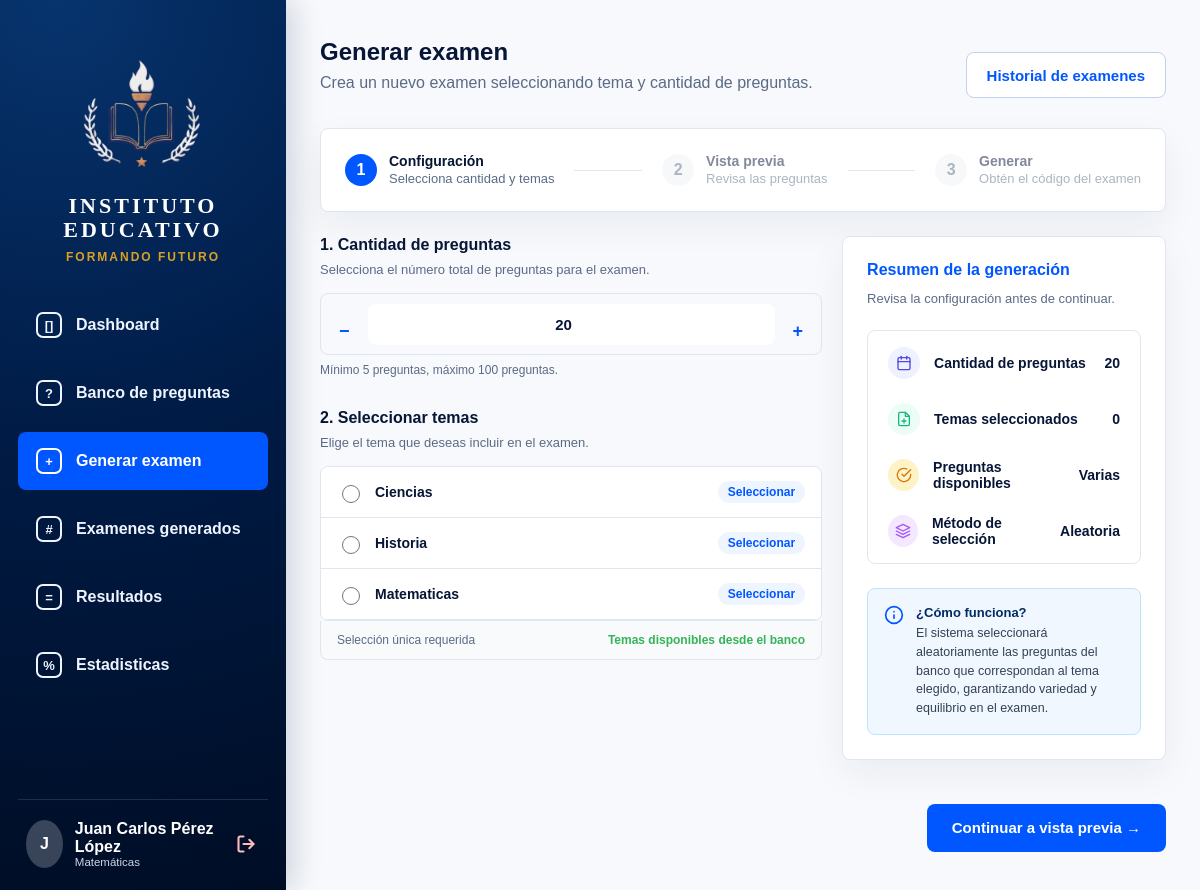
/generar_examen.php (signed in), run on the app's committed database.
### tables this page shows
CREATE TABLE temas (
    id_tema INT AUTO_INCREMENT PRIMARY KEY,
    nombre VARCHAR(100) NOT NULL,
    descripcion TEXT NULL,
    fecha_creacion TIMESTAMP DEFAULT CURRENT_TIMESTAMP
);

### generar_examen.php (the view, shortened to what this page needs)
<?php
include 'config/conexion.php';
$consulta_temas = mysqli_query($conexion, "SELECT * FROM temas ORDER BY nombre ASC");
include 'includes/header.php';
?>
<div class="page-head">
    <div>
        <h1>Generar examen</h1>
        <p>Crea un nuevo examen seleccionando tema y cantidad de preguntas.</p>
    </div>
    <a class="boton boton-secundario" href="dashboard.php">Historial de examenes</a>
</div>
<form class="form-limpio" method="POST" action="generar_examen.php">
    <section class="tarjeta" style="display: flex; align-items: center; justify-content: space-between; padding: 24px; margin-bottom: 24px;">
        <div style="display: flex; align-items: center; gap: 12px;">
            <div style="width: 32px; height: 32px; border-radius: 50%; background: var(--azul-600); color: white; display: flex; align-items: center; justify-content: center; font-weight: bold;">1</div>
            <div>
                <strong style="display: block; color: var(--texto); font-size: 14px;">Configuración</strong>
                <span style="color: var(--muted); font-size: 13px;">Selecciona cantidad y temas</span>
            </div>
        </div>
        <div style="flex: 1; height: 1px; background: var(--linea); margin: 0 20px;"></div>
        <div style="display: flex; align-items: center; gap: 12px; opacity: 0.5;">
            <div style="width: 32px; height: 32px; border-radius: 50%; background: #f0f2f5; color: var(--muted); display: flex; align-items: center; justify-content: center; font-weight: bold;">2</div>
            <div>
                <strong style="display: block; color: var(--texto); font-size: 14px;">Vista previa</strong>
                <span style="color: var(--muted); font-size: 13px;">Revisa las preguntas</span>
            </div>
        </div>
        <div style="flex: 1; height: 1px; background: var(--linea); margin: 0 20px;"></div>
        <div style="display: flex; align-items: center; gap: 12px; opacity: 0.5;">
            <div style="width: 32px; height: 32px; border-radius: 50%; background: #f0f2f5; color: var(--muted); display: flex; align-items: center; justify-content: center; font-weight: bold;">3</div>
            <div>
                <strong style="display: block; color: var(--texto); font-size: 14px;">Generar</strong>
                <span style="color: var(--muted); font-size: 13px;">Obtén el código del examen</span>
            </div>
        </div>
    </section>
    <div class="panel-grid">
        <section class="tarjeta form-limpio" style="border:none; box-shadow:none; padding: 0;">
            <h2 style="font-size: 16px; margin-bottom: 4px;">1. Cantidad de preguntas</h2>
            <p class="subtitulo" style="font-size: 13px; margin-bottom: 16px;">Selecciona el número total de preguntas para el examen.</p>
            <div style="display: flex; align-items: center; border: 1px solid var(--linea); border-radius: 8px; width: 100%; margin-bottom: 8px;">
                <button type="button" style="padding: 12px 18px; background: transparent; border: none; font-size: 18px; color: var(--azul-600); cursor: pointer;" onclick="document.getElementById('total_preguntas').stepDown(); actualizarResumen();">&minus;</button>
                <input type="number" name="total_preguntas" id="total_preguntas" min="5" max="100" value="20" style="flex: 1; border: none; text-align: center; font-weight: bold; font-size: 15px; outline: none; padding: 12px 0;" required onchange="actualizarResumen();">
                <button type="button" style="padding: 12px 18px; background: transparent; border: none; font-size: 18px; color: var(--azul-600); cursor: pointer;" onclick="document.getElementById('total_preguntas').stepUp(); actualizarResumen();">&plus;</button>
            </div>
            <small style="color: var(--muted); font-size: 12px; display: block; margin-bottom: 32px;">Mínimo 5 preguntas, máximo 100 preguntas.</small>
            <h2 style="font-size: 16px; margin-bottom: 4px;">2. Seleccionar temas</h2>
            <p class="subtitulo" style="font-size: 13px; margin-bottom: 16px;">Elige el tema que deseas incluir en el examen.</p>
            <div style="border: 1px solid var(--linea); border-radius: 8px; overflow: hidden; max-height: 280px; overflow-y: auto;">
                <?php while ($tema = mysqli_fetch_assoc($consulta_temas)) { ?>
                    <label style="display: flex; align-items: center; justify-content: space-between; padding: 14px 16px; border-bottom: 1px solid var(--linea); cursor: pointer; margin: 0; background: #fff;">
                        <div style="display: flex; align-items: center; gap: 12px;">
                            <input type="radio" name="id_tema" value="<?php echo $tema['id_tema']; ?>" required style="width: 18px; height: 18px; accent-color: var(--azul-600);" onchange="document.getElementById('titulo_examen').value = 'Examen de ' + this.nextElementSibling.innerText; document.getElementById('resumen_temas').innerText = '1';">
                            <span style="font-weight: 600; font-size: 14px; color: var(--texto);"><?php echo htmlspecialchars($tema['nombre']); ?></span>
                        </div>
                        <span style="background: var(--azul-100); color: var(--azul-600); padding: 4px 10px; border-radius: 99px; font-size: 12px; font-weight: 600;">Seleccionar</span>
                    </label>
                <?php } ?>
            </div>
            <div style="display: flex; justify-content: space-between; padding: 12px 16px; background: #f8fafc; border: 1px solid var(--linea); border-top: none; border-bottom-left-radius: 8px; border-bottom-right-radius: 8px; font-size: 12px; color: var(--muted);">
                <span>Selección única requerida</span>
                <span style="color: var(--verde); font-weight: 600;">Temas disponibles desde el banco</span>
            </div>
        </section>
        <aside class="tarjeta" style="background: #fff; padding: 24px; display: flex; flex-direction: column;">
            <h2 style="font-size: 16px; color: var(--azul-600); margin-bottom: 4px;">Resumen de la generación</h2>
            <p class="subtitulo" style="font-size: 13px; margin-bottom: 24px;">Revisa la configuración antes de continuar.</p>
            <div style="border: 1px solid var(--linea); border-radius: 8px; padding: 16px 20px; display: flex; flex-direction: column; gap: 24px; margin-bottom: 24px;">
                <div style="display: flex; justify-content: space-between; align-items: center;">
                    <div style="display: flex; align-items: center; gap: 14px;">
                        <div style="width: 32px; height: 32px; border-radius: 50%; background: #eef2ff; color: #4f46e5; display: flex; justify-content: center; align-items: center;">
                        </div>
                        <span style="font-size: 14px; font-weight: 600;">Cantidad de preguntas</span>
                    </div>
                    <strong id="resumen_cantidad" style="font-size: 14px;">20</strong>
                </div>
                <div style="display: flex; justify-content: space-between; align-items: center;">
                    <div style="display: flex; align-items: center; gap: 14px;">
                        <div style="width: 32px; height: 32px; border-radius: 50%; background: #ecfdf5; color: #10b981; display: flex; justify-content: center; align-items: center;">
                        </div>
                        <span style="font-size: 14px; font-weight: 600;">Temas seleccionados</span>
                    </div>
                    <strong id="resumen_temas" style="font-size: 14px;">0</strong>
                </div>
                <div style="display: flex; justify-content: space-between; align-items: center;">
                    <div style="display: flex; align-items: center; gap: 14px;">
                        <div style="width: 32px; height: 32px; border-radius: 50%; background: #fef3c7; color: #d97706; display: flex; justify-content: center; align-items: center;">
                            <svg width="16" height="16" viewBox="0 0 24 24" fill="none" stroke="currentColor" stroke-width="2" stroke-linecap="round" stroke-linejoin="round"><path d="M22 11.08V12a10 10 0 1 1-5.93-9.14"></path><polyline points="22 4 12 14.01 9 11.01"></polyline></svg>
                        </div>
                        <span style="font-size: 14px; font-weight: 600;">Preguntas disponibles</span>
                    </div>
                    <strong style="font-size: 14px;">Varias</strong>
                </div>
                <div style="display: flex; justify-content: space-between; align-items: center;">
                    <div style="display: flex; align-items: center; gap: 14px;">
                        <div style="width: 32px; height: 32px; border-radius: 50%; background: #f3e8ff; color: #a855f7; display: flex; justify-content: center; align-items: center;">
                            <svg width="16" height="16" viewBox="0 0 24 24" fill="none" stroke="currentColor" stroke-width="2" stroke-linecap="round" stroke-linejoin="round"><polygon points="12 2 2 7 12 12 22 7 12 2"></polygon><polyline points="2 17 12 22 22 17"></polyline><polyline points="2 12 12 17 22 12"></polyline></svg>
                        </div>
                        <span style="font-size: 14px; font-weight: 600;">Método de selección</span>
                    </div>
                    <strong style="font-size: 14px;">Aleatoria</strong>
                </div>
            </div>
            <div style="background: #f0f7ff; border: 1px solid #bae6fd; border-radius: 8px; padding: 16px; display: flex; gap: 12px; margin-bottom: auto;">
                <div style="color: var(--azul-600); flex-shrink: 0;">
                    <svg width="20" height="20" viewBox="0 0 24 24" fill="none" stroke="currentColor" stroke-width="2" stroke-linecap="round" stroke-linejoin="round"><circle cx="12" cy="12" r="10"></circle><line x1="12" y1="16" x2="12" y2="12"></line><line x1="12" y1="8" x2="12.01" y2="8"></line></svg>
                </div>
                <div>
                    <strong style="display: block; font-size: 13px; color: var(--azul-800); margin-bottom: 4px;">¿Cómo funciona?</strong>
                    <span style="font-size: 12.5px; color: #334155; line-height: 1.5; display: block;">El sistema seleccionará aleatoriamente las preguntas del banco que correspondan al tema elegido, garantizando variedad y equilibrio en el examen.</span>
                </div>
            </div>
        </aside>
    </div>
    <div style="display: flex; justify-content: flex-end; margin-top: 10px;">
        <button type="submit" class="boton" style="padding: 0 24px; min-height: 48px; border-radius: 8px;">Continuar a vista previa &rarr;</button>
    </div>
</form>
<?php include 'includes/footer.php'; ?>

### css/estilos.css (style rules this page uses)
:root { --azul-900: #001b45; --azul-800: #002b68; --azul-600: #0057ff; --azul-100: #eef5ff; --texto: #071536; --muted: #5b6b86; --linea: #dfe6f0; --fondo: #f7f9fc; --verde: #34b45a; --amarillo: #f5b316; --rojo: #ef4444; --morado: #8b35df; }
* { box-sizing: border-box; }
body { margin: 0; font-family: Arial, Helvetica, sans-serif; background: var(--fondo); color: var(--texto); }
a { color: inherit; }
.page-head { display: flex; justify-content: space-between; align-items: flex-start; gap: 20px; margin-bottom: 30px; }
.page-head h1, .page-head h2 { margin: 0; color: var(--texto); font-size: 24px; line-height: 1.15; }
.page-head p, .subtitulo { color: var(--muted); margin: 8px 0 0; font-size: 16px; }
.tarjeta, form { background: #fff; border: 1px solid var(--linea); border-radius: 8px; padding: 22px; margin-bottom: 20px; box-shadow: 0 14px 36px rgba(22, 38, 70, 0.06); }
.form-limpio { background: transparent; border: 0; border-radius: 0; padding: 0; margin: 0; box-shadow: none; }
.tarjeta h2, .tarjeta h3 { margin-top: 0; }
.panel-grid { display: grid; grid-template-columns: 1.55fr 1fr; gap: 20px; }
label { display: block; margin: 14px 0 7px; font-weight: 800; color: #273650; }
input[type="text"], input[type="number"], select, textarea { width: 100%; padding: 14px 16px; border: 1px solid #cfd8e5; border-radius: 8px; color: var(--texto); font-size: 15px; font-family: inherit; background: #fff; }
.boton, button, input[type="submit"] { display: inline-flex; align-items: center; justify-content: center; gap: 10px; min-height: 46px; border: 1px solid transparent; border-radius: 8px; background: var(--azul-600); color: #fff; padding: 0 20px; margin-top: 14px; font-size: 15px; font-weight: 800; text-decoration: none; cursor: pointer; }
.boton-secundario { background: #fff; color: var(--azul-600); border-color: #bfd1ee; }

### data on the page
temas: nombre "Ciencias"
temas: nombre "Historia"
temas: nombre "Matematicas"

### other printed values
substr($nombre_prof, 0, 1) "J"
$nombre_prof "Juan Carlos Pérez López"
$_SESSION['profesor_materia'] "Matemáticas"
